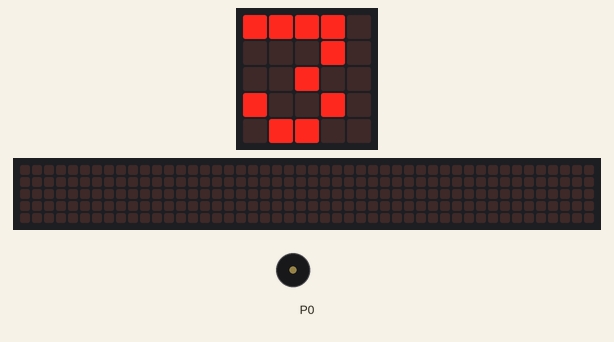
A program run on a simulated BBC micro:bit (MakeCode). On the bench: the board's 5×5 LED display, a strip that is not on the board, showing the scrolling text unrolled, buzzer (waves = sounding). The 48×5 strip is a reading aid, not a part: it shows the text the display is scrolling, unrolled, one strip-width of it at a time.

Above: at 0.2 s.
At 3.6 s:
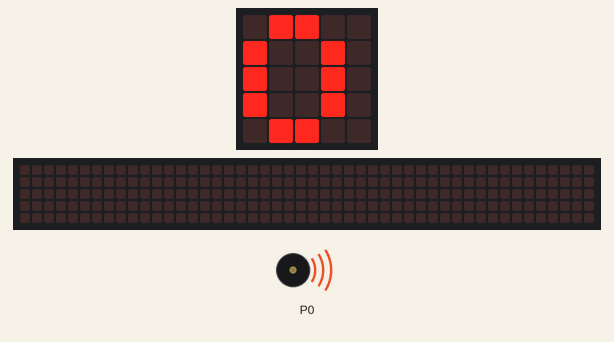
At 4.1 s:
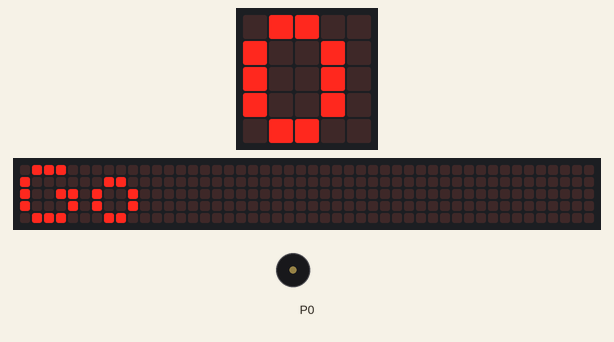
At 6.3 s:
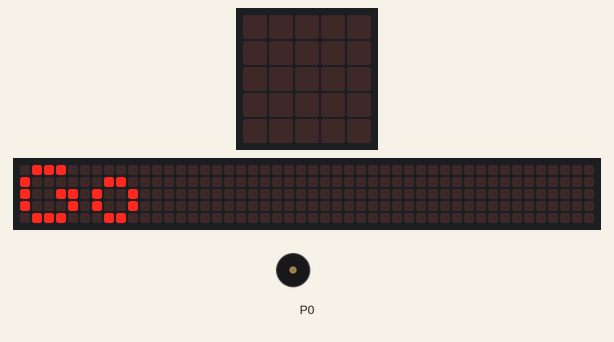
Timing chart, 0 to 7.8 s (numbered marks = the images above):
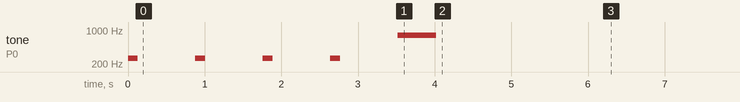

Measured:
- what the display in image 0 shows lasts 0.9 s, from 0.1 s to 1.0 s
- what the display in image 1 shows lasts 1.2 s, from 2.8 s to 4.0 s

The program:

main.ts
```typescript
for (let pořadí = 0; pořadí <= 3; pořadí++) {
    music.playTone(262, music.beat(BeatFraction.Quarter))
    basic.showNumber(3 - pořadí)
}
music.playTone(784, music.beat(BeatFraction.Whole))
basic.showString("Go")
basic.forever(function () {

})
```

test.ts
```typescript
// Tady jsou testy. Při použití tohoto balíčku jako rozšíření nebude zkompilováno.
```
